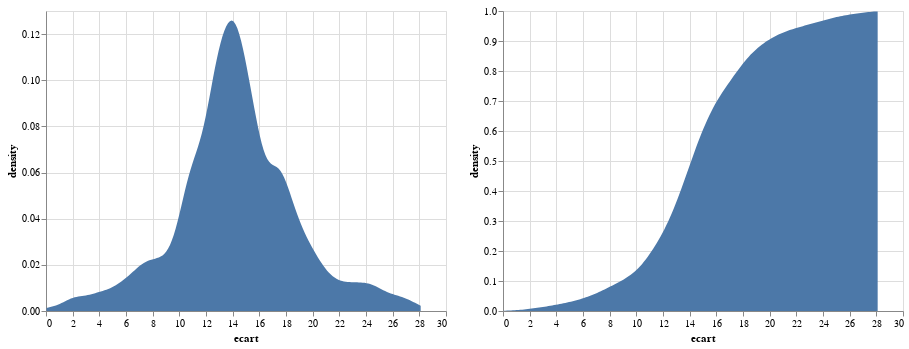

Source (notebook cell):
### Code cell
alt.Chart(dfDataAcoustique).transform_density(
    'ecart',
    as_=['ecart', 'density']
).mark_area().encode(
    x="ecart:Q",
    y='density:Q',
) | alt.Chart(dfDataAcoustique).transform_density(
    'ecart',
    as_=['ecart', 'density'],cumulative=True
).mark_area().encode(
    x="ecart:Q",
    y='density:Q',
)

### Figure 1 — Vega-Lite specification as saved in the notebook (floating-point values rounded to 4 significant figures; data arrays with more than 128 entries replaced by an {"elided": "..."} marker saying what was removed)
{"config": {"view": {"continuousWidth": 400, "continuousHeight": 300}}, "hconcat": [{"mark": "area", "encoding": {"x": {"type": "quantitative", "field": "ecart"}, "y": {"type": "quantitative", "field": "density"}}, "transform": [{"density": "ecart", "as": ["ecart", "density"]}]}, {"mark": "area", "encoding": {"x": {"type": "quantitative", "field": "ecart"}, "y": {"type": "quantitative", "field": "density"}}, "transform": [{"density": "ecart", "cumulative": true, "as": ["ecart", "density"]}]}], "data": {"name": "data-cfc05906c9872bab23449d72b84fcde7"}, "$schema": "https://vega.github.io/schema/vega-lite/v4.8.1.json", "datasets": {"data-cfc05906c9872bab23449d72b84fcde7": {"elided": "2991 records"}}}
